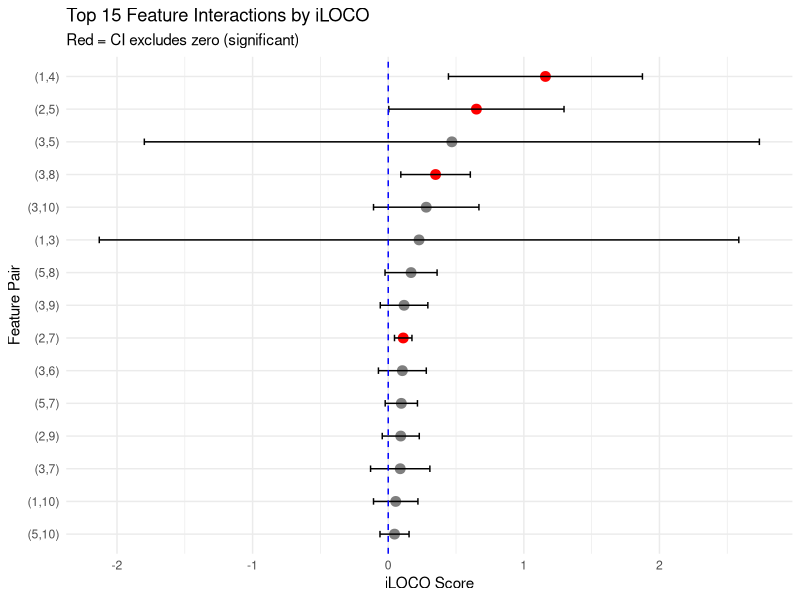

Recreate this plot in R.
## ---- chunk 1
knitr::opts_chunk$set(echo = TRUE)
## ---- chunk 2
set.seed(327)
M <- 10
N <- 500
B <- c(rnorm(5, 2, sqrt(0.5)), rep(0, 5))

X <- matrix(rnorm(M*N), nrow = N, ncol = M)

snr <- 2

# True interaction between features 1 and 2
f_X <- snr*(X[,1] * X[,2]) + X %*% B
e <- rnorm(N)
Y <- f_X + e
## ---- chunk 3
#' Compute iLOCO metric via data splitting
#'
#' @param X Feature matrix (N x M)
#' @param Y Response vector (N x 1)
#' @param j First feature index for interaction
#' @param k Second feature index for interaction
#' @param train_frac Fraction of data for training (default 0.5)
#' @param fit_model Function to fit model: function(X, Y) -> model
#' @param predict_model Function to predict: function(model, X) -> predictions
#' @param error_fn Error function: function(y_true, y_pred) -> error (default MSE)
#' @return List with iLOCO estimate, confidence interval, and component deltas
iLOCO_split <- function(X, Y, j, k, train_frac = 0.5,
                        fit_model = NULL, predict_model = NULL,
                        error_fn = function(y, yhat) (y - yhat)^2,
                        alpha = 0.1) {

  N <- nrow(X)
  M <- ncol(X)

  # Default to linear regression if no model specified
  if (is.null(fit_model)) {
    fit_model <- function(X, Y) lm(Y ~ ., data = data.frame(Y = Y, X))
  }
  if (is.null(predict_model)) {
    predict_model <- function(model, X) predict(model, newdata = data.frame(X))
  }

  # Split data
  train_idx <- sample(1:N, size = floor(train_frac * N))
  test_idx <- setdiff(1:N, train_idx)

  X_train <- X[train_idx, , drop = FALSE]
  Y_train <- Y[train_idx]
  X_test <- X[test_idx, , drop = FALSE]
  Y_test <- Y[test_idx]

  # Train full model
  f_full <- fit_model(X_train, Y_train)

  # Train model without feature j
  f_minus_j <- fit_model(X_train[, -j, drop = FALSE], Y_train)

  # Train model without feature k
  f_minus_k <- fit_model(X_train[, -k, drop = FALSE], Y_train)

  # Train model without features j and k
  f_minus_jk <- fit_model(X_train[, -c(j, k), drop = FALSE], Y_train)

  # Compute errors on test set
  err_full <- error_fn(Y_test, predict_model(f_full, X_test))
  err_minus_j <- error_fn(Y_test, predict_model(f_minus_j, X_test[, -j, drop = FALSE]))
  err_minus_k <- error_fn(Y_test, predict_model(f_minus_k, X_test[, -k, drop = FALSE]))
  err_minus_jk <- error_fn(Y_test, predict_model(f_minus_jk, X_test[, -c(j, k), drop = FALSE]))

  # Compute deltas for each test sample
  delta_j <- err_minus_j - err_full
  delta_k <- err_minus_k - err_full
  delta_jk <- err_minus_jk - err_full

  # iLOCO for each test sample
  iLOCO_samples <- delta_j + delta_k - delta_jk

  # Point estimate and confidence interval
  N_test <- length(test_idx)
  iLOCO_mean <- mean(iLOCO_samples)
  iLOCO_se <- sd(iLOCO_samples) / sqrt(N_test)
  z_alpha <- qnorm(1 - alpha/2)

  CI <- c(iLOCO_mean - z_alpha * iLOCO_se,
          iLOCO_mean + z_alpha * iLOCO_se)

  list(
    iLOCO = iLOCO_mean,
    CI = CI,
    se = iLOCO_se,
    delta_j = mean(delta_j),
    delta_k = mean(delta_k),
    delta_jk = mean(delta_jk),
    samples = iLOCO_samples
  )
}
## ---- chunk 4
#' Compute iLOCO for all unique feature pairs
#'
#' @param X Feature matrix
#' @param Y Response vector
#' @param ... Additional arguments passed to iLOCO_split
#' @return Data frame with iLOCO scores for all pairs
iLOCO_all_pairs <- function(X, Y, ...) {
  M <- ncol(X)
  pairs <- combn(1:M, 2)

  results <- data.frame(
    j = integer(),
    k = integer(),
    iLOCO = numeric(),
    CI_lower = numeric(),
    CI_upper = numeric(),
    delta_j = numeric(),
    delta_k = numeric(),
    delta_jk = numeric()
  )

  for (i in 1:ncol(pairs)) {
    j <- pairs[1, i]
    k <- pairs[2, i]

    res <- iLOCO_split(X, Y, j, k, ...)

    results <- rbind(results, data.frame(
      j = j,
      k = k,
      iLOCO = res$iLOCO,
      CI_lower = res$CI[1],
      CI_upper = res$CI[2],
      delta_j = res$delta_j,
      delta_k = res$delta_k,
      delta_jk = res$delta_jk
    ))
  }

  results[order(-results$iLOCO), ]
}
## ---- chunk 5
# Compute iLOCO for the true interacting pair (1,2)
result_12 <- iLOCO_split(X, Y, j = 1, k = 2)
cat("iLOCO(1,2):", result_12$iLOCO, "\n")
cat("95% CI:", result_12$CI, "\n")
cat("Delta_1:", result_12$delta_j, "\n")
cat("Delta_2:", result_12$delta_k, "\n")
cat("Delta_12:", result_12$delta_jk, "\n")
## ---- chunk 6
# Compute iLOCO for a null pair (no interaction)
result_34 <- iLOCO_split(X, Y, j = 3, k = 4)
cat("\niLOCO(3,4):", result_34$iLOCO, "\n")
cat("95% CI:", result_34$CI, "\n")
## ---- chunk 7
set.seed(327)  # For reproducibility of split
all_pairs <- iLOCO_all_pairs(X, Y)
head(all_pairs, 10)
## ---- chunk 8
library(ggplot2)

# Add significance indicator
all_pairs$significant <- all_pairs$CI_lower > 0

# Create pair labels
all_pairs$pair <- paste0("(", all_pairs$j, ",", all_pairs$k, ")")

# Plot top 15 interactions
top_pairs <- head(all_pairs, 15)
top_pairs$pair <- factor(top_pairs$pair, levels = rev(top_pairs$pair))

ggplot(top_pairs, aes(x = iLOCO, y = pair)) +
  geom_point(aes(color = significant), size = 3) +
  geom_errorbarh(aes(xmin = CI_lower, xmax = CI_upper), height = 0.2) +
  geom_vline(xintercept = 0, linetype = "dashed", color = "blue") +
  scale_color_manual(values = c("FALSE" = "gray50", "TRUE" = "red")) +
  labs(x = "iLOCO Score", y = "Feature Pair",
       title = "Top 15 Feature Interactions by iLOCO",
       subtitle = "Red = CI excludes zero (significant)") +
  theme_minimal() +
  theme(legend.position = "none")
## ---- chunk 9
simulate_success <- function(n_reps = 50, snr = 2) {
  successes <- 0

  for (rep in 1:n_reps) {
    # Generate new data
    X_sim <- matrix(rnorm(M*N), nrow = N, ncol = M)
    f_X_sim <- snr*(X_sim[,1] * X_sim[,2]) + X_sim %*% B
    Y_sim <- f_X_sim + rnorm(N)

    # Compute iLOCO for all pairs
    all_pairs_sim <- iLOCO_all_pairs(X_sim, Y_sim)

    # Check if (1,2) is ranked first
    top_pair <- all_pairs_sim[1, c("j", "k")]
    if ((top_pair$j == 1 && top_pair$k == 2) ||
        (top_pair$j == 2 && top_pair$k == 1)) {
      successes <- successes + 1
    }
  }

  successes / n_reps
}

# Run simulation (takes a few minutes)
success_prob <- simulate_success(n_reps = 50)
cat("Success probability:", success_prob, "\n")
## ---- chunk 10
#' Fit minipatch ensemble
#'
#' @param X Feature matrix (N x M)
#' @param Y Response vector
#' @param B Number of minipatches
#' @param n_frac Fraction of observations per minipatch
#' @param m_frac Fraction of features per minipatch
#' @param fit_model Base learner fitting function
#' @return List with minipatch models and indices
fit_minipatch_ensemble <- function(X, Y, B = 1000, n_frac = 0.2, m_frac = 0.2,
                                    fit_model = NULL) {
  N <- nrow(X)
  M <- ncol(X)
  n <- max(2, floor(n_frac * N))  # observations per minipatch
  m <- max(2, floor(m_frac * M))  # features per minipatch

  if (is.null(fit_model)) {
    fit_model <- function(X, Y) lm(Y ~ ., data = data.frame(Y = Y, X))
  }

  models <- vector("list", B)
  obs_idx <- vector("list", B)   # I_b: observation indices
  feat_idx <- vector("list", B)  # F_b: feature indices

  for (b in 1:B) {
    # Sample observations and features
    I_b <- sample(1:N, n, replace = FALSE)
    F_b <- sample(1:M, m, replace = FALSE)

    # Fit model on minipatch
    X_b <- X[I_b, F_b, drop = FALSE]
    Y_b <- Y[I_b]

    models[[b]] <- tryCatch(
      fit_model(X_b, Y_b),
      error = function(e) NULL
    )
    obs_idx[[b]] <- I_b
    feat_idx[[b]] <- F_b
  }

  list(
    models = models,
    obs_idx = obs_idx,
    feat_idx = feat_idx,
    N = N,
    M = M,
    B = B
  )
}

#' Compute leave-one-out predictions from minipatch ensemble (vectorized)
#'
#' @param mp_ensemble Minipatch ensemble from fit_minipatch_ensemble
#' @param X Feature matrix
#' @param exclude_features Features to exclude (for LOCO prediction)
#' @param predict_model Prediction function
#' @return Matrix of LOO predictions (N x 1)
predict_minipatch_loo <- function(mp_ensemble, X, exclude_features = NULL,
                                   predict_model = NULL) {
  if (is.null(predict_model)) {
    predict_model <- function(model, X) predict(model, newdata = data.frame(X))
  }

  N <- mp_ensemble$N
  B <- mp_ensemble$B
  predictions <- rep(0, N)
  counts <- rep(0, N)

  for (b in 1:B) {
    model <- mp_ensemble$models[[b]]
    if (is.null(model)) next

    I_b <- mp_ensemble$obs_idx[[b]]
    F_b <- mp_ensemble$feat_idx[[b]]

    # Check if excluded features are NOT in this minipatch's feature set
    if (!is.null(exclude_features)) {
      if (any(exclude_features %in% F_b)) next
    }

    # For observations NOT in I_b (leave-one-out) - vectorized prediction
    left_out <- setdiff(1:N, I_b)

    # Predict all left-out observations at once
    preds <- tryCatch(
      predict_model(model, X[left_out, F_b, drop = FALSE]),
      error = function(e) rep(NA, length(left_out))
    )

    # Accumulate predictions
    valid <- !is.na(preds)
    predictions[left_out[valid]] <- predictions[left_out[valid]] + preds[valid]
    counts[left_out[valid]] <- counts[left_out[valid]] + 1
  }

  # Average predictions
  predictions / pmax(counts, 1)
}

#' Compute iLOCO using minipatch ensemble
#'
#' @param mp_ensemble Minipatch ensemble
#' @param X Feature matrix
#' @param Y Response vector
#' @param j First feature index
#' @param k Second feature index
#' @param error_fn Error function
#' @param alpha Significance level for CI
#' @return List with iLOCO estimate and CI
iLOCO_MP <- function(mp_ensemble, X, Y, j, k,
                     predict_model = NULL,
                     error_fn = function(y, yhat) (y - yhat)^2,
                     alpha = 0.1) {

  if (is.null(predict_model)) {
    predict_model <- function(model, X) predict(model, newdata = data.frame(X))
  }

  N <- nrow(X)

  # Get LOO predictions for each model variant
  pred_full <- predict_minipatch_loo(mp_ensemble, X, exclude_features = NULL, predict_model)
  pred_minus_j <- predict_minipatch_loo(mp_ensemble, X, exclude_features = j, predict_model)
  pred_minus_k <- predict_minipatch_loo(mp_ensemble, X, exclude_features = k, predict_model)
  pred_minus_jk <- predict_minipatch_loo(mp_ensemble, X, exclude_features = c(j, k), predict_model)

  # Compute errors
  err_full <- error_fn(Y, pred_full)
  err_minus_j <- error_fn(Y, pred_minus_j)
  err_minus_k <- error_fn(Y, pred_minus_k)
  err_minus_jk <- error_fn(Y, pred_minus_jk)

  # Compute deltas
  delta_j <- err_minus_j - err_full
  delta_k <- err_minus_k - err_full
  delta_jk <- err_minus_jk - err_full

  # iLOCO for each sample
  iLOCO_samples <- delta_j + delta_k - delta_jk

  # Point estimate and CI
  iLOCO_mean <- mean(iLOCO_samples, na.rm = TRUE)
  iLOCO_se <- sd(iLOCO_samples, na.rm = TRUE) / sqrt(sum(!is.na(iLOCO_samples)))
  z_alpha <- qnorm(1 - alpha/2)

  CI <- c(iLOCO_mean - z_alpha * iLOCO_se,
          iLOCO_mean + z_alpha * iLOCO_se)

  list(
    iLOCO = iLOCO_mean,
    CI = CI,
    se = iLOCO_se,
    delta_j = mean(delta_j, na.rm = TRUE),
    delta_k = mean(delta_k, na.rm = TRUE),
    delta_jk = mean(delta_jk, na.rm = TRUE),
    samples = iLOCO_samples
  )
}
## ---- chunk 11
# Fit minipatch ensemble (this is done once)
# Note: B=500 is faster for demos; paper uses B=10,000+ for stable inference
set.seed(327)
cat("Fitting minipatch ensemble...\n")
mp_ensemble <- fit_minipatch_ensemble(X, Y, B = 500, n_frac = 0.2, m_frac = 0.5)
cat("Done! Fitted", mp_ensemble$B, "minipatches\n")

# Compute iLOCO-MP for the true interaction
cat("\nComputing iLOCO-MP predictions...\n")
result_mp_12 <- iLOCO_MP(mp_ensemble, X, Y, j = 1, k = 2)
cat("iLOCO-MP(1,2):", result_mp_12$iLOCO, "\n")
cat("90% CI:", result_mp_12$CI, "\n")

# Compute for a null pair
result_mp_34 <- iLOCO_MP(mp_ensemble, X, Y, j = 3, k = 4)
cat("\niLOCO-MP(3,4):", result_mp_34$iLOCO, "\n")
cat("90% CI:", result_mp_34$CI, "\n")
## ---- chunk 12
# Compare the two methods on the true interaction pair
cat("Method comparison for pair (1,2):\n")
cat("iLOCO-Split:", result_12$iLOCO, "\n")
cat("iLOCO-MP:   ", result_mp_12$iLOCO, "\n")
## ---- chunk 13
# Show interpretation for our results
cat("Results interpretation:\n\n")
cat("Pair (1,2) - TRUE interaction:\n")
cat("  iLOCO =", round(result_12$iLOCO, 4), "\n")
cat("  CI excludes 0:", result_12$CI[1] > 0, "(significant)\n\n")

cat("Pair (3,4) - NULL (no interaction):\n")
cat("  iLOCO =", round(result_34$iLOCO, 4), "\n")
cat("  CI contains 0:", result_34$CI[1] <= 0 && result_34$CI[2] >= 0, "(not significant)\n")
## ---- chunk 14
#' Compute higher-order iLOCO via data splitting
#'
#' @param X Feature matrix
#' @param Y Response vector
#' @param S Vector of feature indices for the interaction
#' @param train_frac Training fraction
#' @return List with iLOCO estimate
iLOCO_higher_order <- function(X, Y, S, train_frac = 0.5,
                                fit_model = NULL, predict_model = NULL,
                                error_fn = function(y, yhat) (y - yhat)^2) {

  if (is.null(fit_model)) {
    fit_model <- function(X, Y) lm(Y ~ ., data = data.frame(Y = Y, X))
  }
  if (is.null(predict_model)) {
    predict_model <- function(model, X) predict(model, newdata = data.frame(X))
  }

  N <- nrow(X)

  # Split data
  train_idx <- sample(1:N, size = floor(train_frac * N))
  test_idx <- setdiff(1:N, train_idx)

  X_train <- X[train_idx, , drop = FALSE]
  Y_train <- Y[train_idx]
  X_test <- X[test_idx, , drop = FALSE]
  Y_test <- Y[test_idx]

  # Train full model and compute baseline error
  f_full <- fit_model(X_train, Y_train)
  err_full <- error_fn(Y_test, predict_model(f_full, X_test))

  # Generate all non-empty subsets of S
  n_S <- length(S)
  subsets <- list()
  for (size in 1:n_S) {
    combos <- combn(S, size, simplify = FALSE)
    subsets <- c(subsets, combos)
  }

  # Compute Delta_T for each subset T
  iLOCO_samples <- rep(0, length(test_idx))

  for (T in subsets) {
    # Train model without features in T
    f_minus_T <- fit_model(X_train[, -T, drop = FALSE], Y_train)
    err_minus_T <- error_fn(Y_test, predict_model(f_minus_T, X_test[, -T, drop = FALSE]))

    delta_T <- err_minus_T - err_full

    # Add to iLOCO with alternating sign
    sign <- (-1)^(length(T) + 1)
    iLOCO_samples <- iLOCO_samples + sign * delta_T
  }

  list(
    iLOCO = mean(iLOCO_samples),
    se = sd(iLOCO_samples) / sqrt(length(test_idx)),
    samples = iLOCO_samples
  )
}
## ---- chunk 15
# Generate data with a third-order interaction (Scenario iii)
set.seed(42)
X_3way <- matrix(rnorm(M*N), nrow = N, ncol = M)
f_X_3way <- snr * (X_3way[,1] * X_3way[,2] * X_3way[,3]) + X_3way %*% B
Y_3way <- f_X_3way + rnorm(N)

# Test 2nd order iLOCO on the 3-way interaction data
result_2nd <- iLOCO_split(X_3way, Y_3way, j = 1, k = 2)
cat("2nd-order iLOCO(1,2) on 3-way data:", result_2nd$iLOCO, "\n")

# Test 3rd order iLOCO
result_3rd <- iLOCO_higher_order(X_3way, Y_3way, S = c(1, 2, 3))
cat("3rd-order iLOCO(1,2,3):", result_3rd$iLOCO, "\n")

# Compare to a null triplet
result_3rd_null <- iLOCO_higher_order(X_3way, Y_3way, S = c(4, 5, 6))
cat("3rd-order iLOCO(4,5,6) [null]:", result_3rd_null$iLOCO, "\n")
